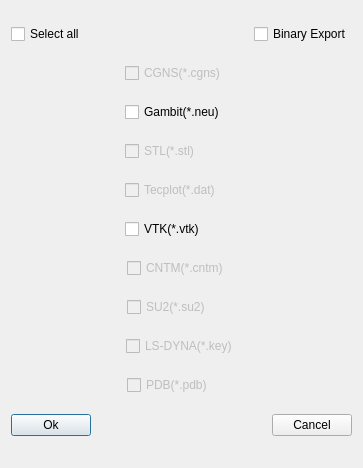
<?xml version="1.0" encoding="UTF-8"?>
<ui version="4.0">
 <class>ParaExportMeshSetup</class>
 <widget class="QDialog" name="ParaExportMeshSetup">
  <property name="geometry">
   <rect>
    <x>0</x>
    <y>0</y>
    <width>363</width>
    <height>468</height>
   </rect>
  </property>
  <property name="windowTitle">
   <string>Export mesh setup</string>
  </property>
  <layout class="QGridLayout" name="gridLayout_3">
   <item row="0" column="0">
    <layout class="QHBoxLayout" name="horizontalLayout_8">
     <item>
      <widget class="QCheckBox" name="chk_selectall">
       <property name="text">
        <string>Select all</string>
       </property>
      </widget>
     </item>
     <item>
      <spacer name="horizontalSpacer_13">
       <property name="orientation">
        <enum>Qt::Horizontal</enum>
       </property>
       <property name="sizeHint" stdset="0">
        <size>
         <width>40</width>
         <height>20</height>
        </size>
       </property>
      </spacer>
     </item>
     <item>
      <widget class="QCheckBox" name="BinaryExport">
       <property name="text">
        <string>Binary Export</string>
       </property>
      </widget>
     </item>
    </layout>
   </item>
   <item row="1" column="0">
    <layout class="QHBoxLayout" name="horizontalLayout" stretch="1,1,1">
     <item>
      <spacer name="horizontalSpacer">
       <property name="orientation">
        <enum>Qt::Horizontal</enum>
       </property>
       <property name="sizeHint" stdset="0">
        <size>
         <width>40</width>
         <height>20</height>
        </size>
       </property>
      </spacer>
     </item>
     <item>
      <widget class="QCheckBox" name="chk_nastran">
       <property name="enabled">
        <bool>false</bool>
       </property>
       <property name="minimumSize">
        <size>
         <width>110</width>
         <height>0</height>
        </size>
       </property>
       <property name="text">
        <string>CGNS(*.cgns)</string>
       </property>
      </widget>
     </item>
     <item>
      <spacer name="horizontalSpacer_2">
       <property name="orientation">
        <enum>Qt::Horizontal</enum>
       </property>
       <property name="sizeHint" stdset="0">
        <size>
         <width>40</width>
         <height>20</height>
        </size>
       </property>
      </spacer>
     </item>
    </layout>
   </item>
   <item row="2" column="0">
    <layout class="QHBoxLayout" name="horizontalLayout_2" stretch="1,1,1">
     <item>
      <spacer name="horizontalSpacer_3">
       <property name="orientation">
        <enum>Qt::Horizontal</enum>
       </property>
       <property name="sizeHint" stdset="0">
        <size>
         <width>40</width>
         <height>20</height>
        </size>
       </property>
      </spacer>
     </item>
     <item>
      <widget class="QCheckBox" name="chk_gambit">
       <property name="enabled">
        <bool>true</bool>
       </property>
       <property name="minimumSize">
        <size>
         <width>110</width>
         <height>0</height>
        </size>
       </property>
       <property name="text">
        <string>Gambit(*.neu)</string>
       </property>
      </widget>
     </item>
     <item>
      <spacer name="horizontalSpacer_4">
       <property name="orientation">
        <enum>Qt::Horizontal</enum>
       </property>
       <property name="sizeHint" stdset="0">
        <size>
         <width>40</width>
         <height>20</height>
        </size>
       </property>
      </spacer>
     </item>
    </layout>
   </item>
   <item row="3" column="0">
    <layout class="QHBoxLayout" name="horizontalLayout_3" stretch="1,1,1">
     <item>
      <spacer name="horizontalSpacer_5">
       <property name="orientation">
        <enum>Qt::Horizontal</enum>
       </property>
       <property name="sizeHint" stdset="0">
        <size>
         <width>40</width>
         <height>20</height>
        </size>
       </property>
      </spacer>
     </item>
     <item>
      <widget class="QCheckBox" name="chk_flunet">
       <property name="enabled">
        <bool>false</bool>
       </property>
       <property name="minimumSize">
        <size>
         <width>110</width>
         <height>0</height>
        </size>
       </property>
       <property name="text">
        <string>STL(*.stl)</string>
       </property>
      </widget>
     </item>
     <item>
      <spacer name="horizontalSpacer_6">
       <property name="orientation">
        <enum>Qt::Horizontal</enum>
       </property>
       <property name="sizeHint" stdset="0">
        <size>
         <width>40</width>
         <height>20</height>
        </size>
       </property>
      </spacer>
     </item>
    </layout>
   </item>
   <item row="4" column="0">
    <layout class="QHBoxLayout" name="horizontalLayout_4" stretch="1,1,1">
     <item>
      <spacer name="horizontalSpacer_7">
       <property name="orientation">
        <enum>Qt::Horizontal</enum>
       </property>
       <property name="sizeHint" stdset="0">
        <size>
         <width>40</width>
         <height>20</height>
        </size>
       </property>
      </spacer>
     </item>
     <item>
      <widget class="QCheckBox" name="chk_tecplot">
       <property name="enabled">
        <bool>false</bool>
       </property>
       <property name="minimumSize">
        <size>
         <width>110</width>
         <height>0</height>
        </size>
       </property>
       <property name="text">
        <string>Tecplot(*.dat)</string>
       </property>
      </widget>
     </item>
     <item>
      <spacer name="horizontalSpacer_8">
       <property name="orientation">
        <enum>Qt::Horizontal</enum>
       </property>
       <property name="sizeHint" stdset="0">
        <size>
         <width>40</width>
         <height>20</height>
        </size>
       </property>
      </spacer>
     </item>
    </layout>
   </item>
   <item row="5" column="0">
    <layout class="QHBoxLayout" name="horizontalLayout_5" stretch="1,1,1">
     <item>
      <spacer name="horizontalSpacer_9">
       <property name="orientation">
        <enum>Qt::Horizontal</enum>
       </property>
       <property name="sizeHint" stdset="0">
        <size>
         <width>40</width>
         <height>20</height>
        </size>
       </property>
      </spacer>
     </item>
     <item>
      <widget class="QCheckBox" name="chk_vtk">
       <property name="minimumSize">
        <size>
         <width>110</width>
         <height>0</height>
        </size>
       </property>
       <property name="text">
        <string>VTK(*.vtk)</string>
       </property>
      </widget>
     </item>
     <item>
      <spacer name="horizontalSpacer_10">
       <property name="orientation">
        <enum>Qt::Horizontal</enum>
       </property>
       <property name="sizeHint" stdset="0">
        <size>
         <width>40</width>
         <height>20</height>
        </size>
       </property>
      </spacer>
     </item>
    </layout>
   </item>
   <item row="6" column="0">
    <layout class="QHBoxLayout" name="horizontalLayout_6">
     <item>
      <spacer name="horizontalSpacer_16">
       <property name="orientation">
        <enum>Qt::Horizontal</enum>
       </property>
       <property name="sizeHint" stdset="0">
        <size>
         <width>40</width>
         <height>20</height>
        </size>
       </property>
      </spacer>
     </item>
     <item>
      <widget class="QCheckBox" name="chk_cntm">
       <property name="enabled">
        <bool>false</bool>
       </property>
       <property name="minimumSize">
        <size>
         <width>110</width>
         <height>0</height>
        </size>
       </property>
       <property name="text">
        <string>CNTM(*.cntm)</string>
       </property>
      </widget>
     </item>
     <item>
      <spacer name="horizontalSpacer_17">
       <property name="orientation">
        <enum>Qt::Horizontal</enum>
       </property>
       <property name="sizeHint" stdset="0">
        <size>
         <width>40</width>
         <height>20</height>
        </size>
       </property>
      </spacer>
     </item>
    </layout>
   </item>
   <item row="7" column="0">
    <layout class="QGridLayout" name="gridLayout">
     <item row="0" column="1">
      <widget class="QCheckBox" name="chk_su2">
       <property name="enabled">
        <bool>false</bool>
       </property>
       <property name="minimumSize">
        <size>
         <width>110</width>
         <height>0</height>
        </size>
       </property>
       <property name="text">
        <string>SU2(*.su2)</string>
       </property>
      </widget>
     </item>
     <item row="0" column="2">
      <spacer name="horizontalSpacer_14">
       <property name="orientation">
        <enum>Qt::Horizontal</enum>
       </property>
       <property name="sizeHint" stdset="0">
        <size>
         <width>40</width>
         <height>20</height>
        </size>
       </property>
      </spacer>
     </item>
     <item row="0" column="0">
      <spacer name="horizontalSpacer_15">
       <property name="orientation">
        <enum>Qt::Horizontal</enum>
       </property>
       <property name="sizeHint" stdset="0">
        <size>
         <width>40</width>
         <height>20</height>
        </size>
       </property>
      </spacer>
     </item>
    </layout>
   </item>
   <item row="8" column="0">
    <layout class="QGridLayout" name="gridLayout_2">
     <item row="0" column="1">
      <widget class="QCheckBox" name="chk_key">
       <property name="enabled">
        <bool>false</bool>
       </property>
       <property name="minimumSize">
        <size>
         <width>110</width>
         <height>0</height>
        </size>
       </property>
       <property name="text">
        <string>LS-DYNA(*.key)</string>
       </property>
      </widget>
     </item>
     <item row="0" column="2">
      <spacer name="horizontalSpacer_11">
       <property name="orientation">
        <enum>Qt::Horizontal</enum>
       </property>
       <property name="sizeHint" stdset="0">
        <size>
         <width>40</width>
         <height>20</height>
        </size>
       </property>
      </spacer>
     </item>
     <item row="0" column="0">
      <spacer name="horizontalSpacer_12">
       <property name="orientation">
        <enum>Qt::Horizontal</enum>
       </property>
       <property name="sizeHint" stdset="0">
        <size>
         <width>40</width>
         <height>20</height>
        </size>
       </property>
      </spacer>
     </item>
    </layout>
   </item>
   <item row="9" column="0">
    <layout class="QHBoxLayout" name="horizontalLayout_7">
     <item>
      <spacer name="horizontalSpacer_18">
       <property name="orientation">
        <enum>Qt::Horizontal</enum>
       </property>
       <property name="sizeHint" stdset="0">
        <size>
         <width>40</width>
         <height>20</height>
        </size>
       </property>
      </spacer>
     </item>
     <item>
      <widget class="QCheckBox" name="chk_pdb">
       <property name="enabled">
        <bool>false</bool>
       </property>
       <property name="minimumSize">
        <size>
         <width>110</width>
         <height>0</height>
        </size>
       </property>
       <property name="text">
        <string>PDB(*.pdb)</string>
       </property>
      </widget>
     </item>
     <item>
      <spacer name="horizontalSpacer_19">
       <property name="orientation">
        <enum>Qt::Horizontal</enum>
       </property>
       <property name="sizeHint" stdset="0">
        <size>
         <width>40</width>
         <height>20</height>
        </size>
       </property>
      </spacer>
     </item>
    </layout>
   </item>
   <item row="10" column="0">
    <layout class="QHBoxLayout" name="horizontalLayout_14">
     <item>
      <widget class="QPushButton" name="btnOk_2">
       <property name="text">
        <string>Ok</string>
       </property>
      </widget>
     </item>
     <item>
      <spacer name="horizontalSpacer_24">
       <property name="orientation">
        <enum>Qt::Horizontal</enum>
       </property>
       <property name="sizeHint" stdset="0">
        <size>
         <width>40</width>
         <height>20</height>
        </size>
       </property>
      </spacer>
     </item>
     <item>
      <widget class="QPushButton" name="btnCancel_2">
       <property name="text">
        <string>Cancel</string>
       </property>
      </widget>
     </item>
    </layout>
   </item>
  </layout>
 </widget>
 <resources/>
 <connections/>
</ui>
